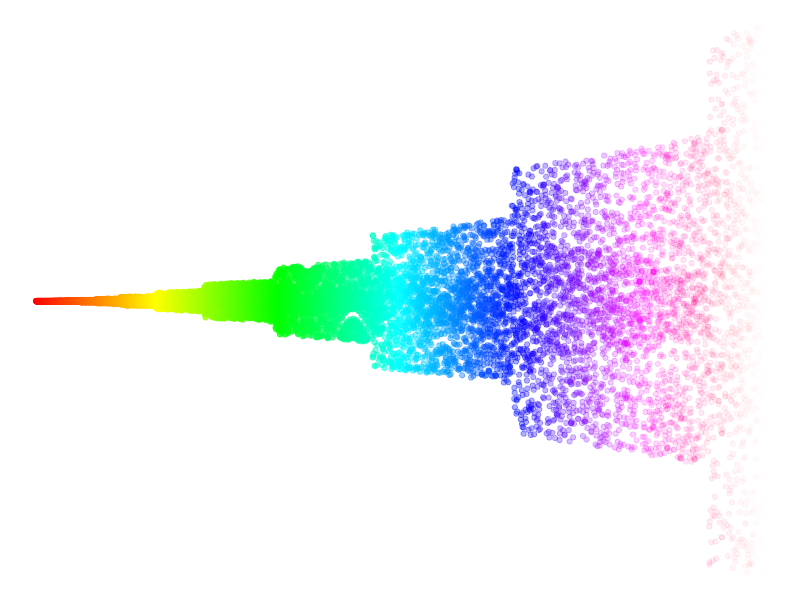
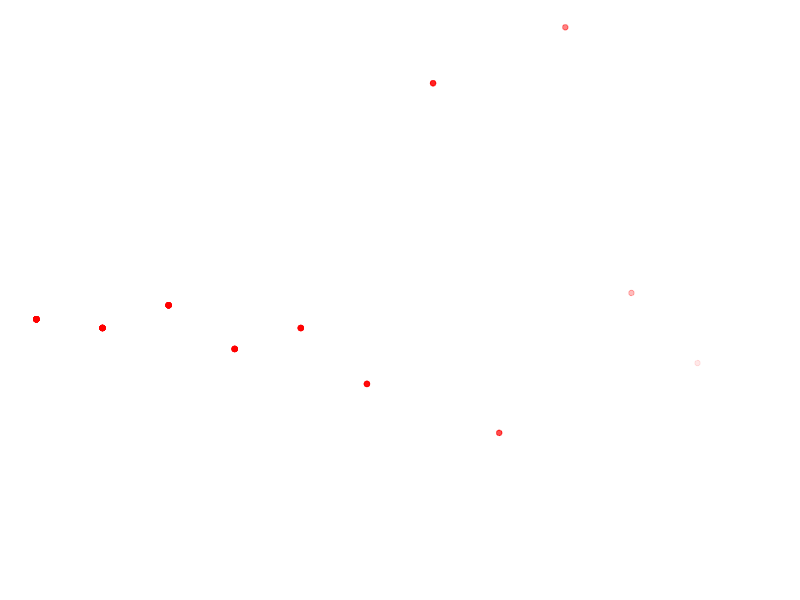
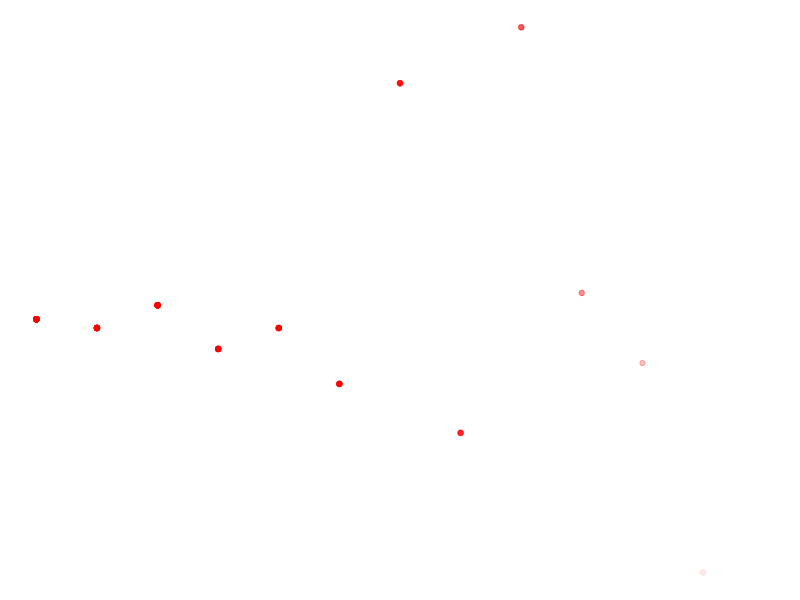
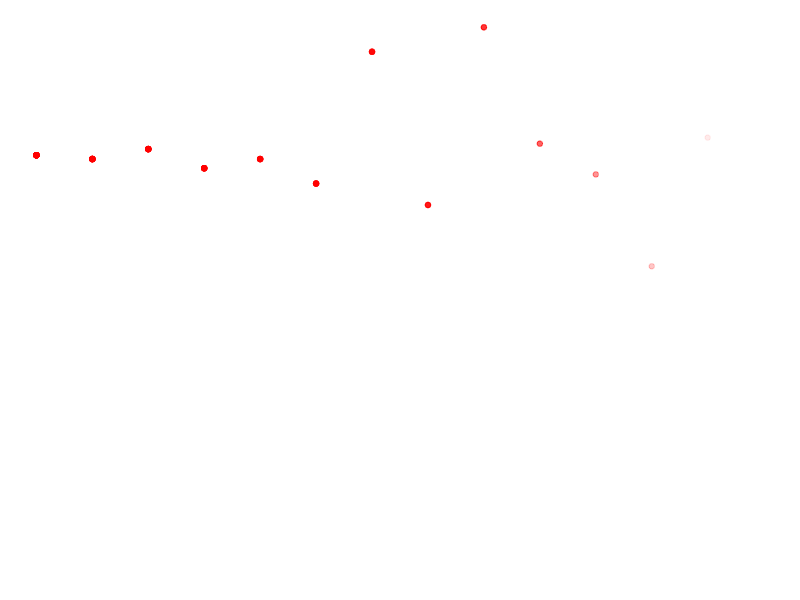
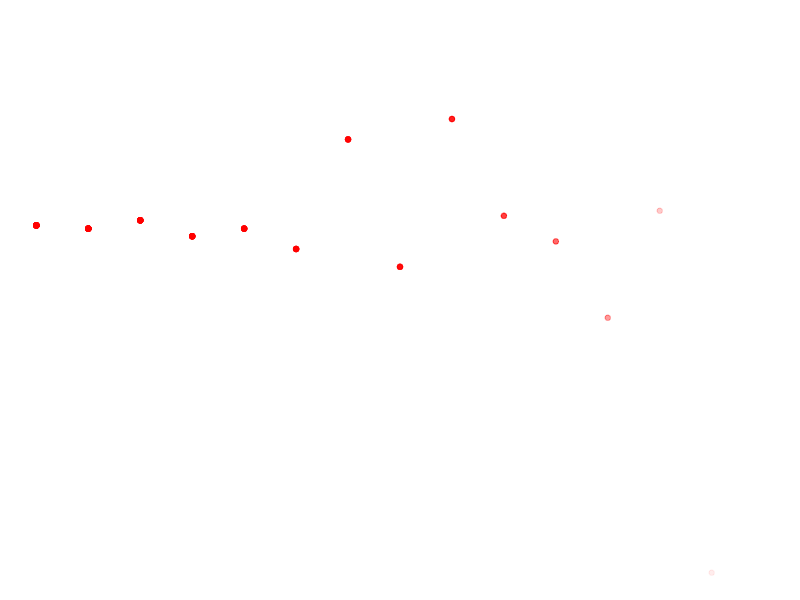

These charts were generated, in order, by the following R code: (Note: this script raises an error after producing the figures.)
library(ggplot2)
N = 10000
df = data.frame(x=1:N, y=sin(pi*(1:N)^2), color=as.numeric(factor(rainbow(N))))
ggplot(aes(x=x,y=y),  data=df) +
  geom_point(color=rainbow(N), alpha=seq(1,0, length.out=N)) +
  # geom_path(color=rainbow(N)) +
  theme_void()

g = ggplot(aes(x=x,y=y),  data=df) +
  geom_point(color=rainbow(N), alpha=seq(1,0, length.out=N)) +
  # geom_path(color=rainbow(N)) +
  theme_void()


g = ggplot(aes(x=x,y=y),  data=df) +
  theme_void()
# g

for (i in 1:100){
  g = g + geom_point(color=rainbow(1:i), alpha=seq(1,0, length.out=i), data=df[1:i,])
  print(g)
}

library(gganimate)
g = ggplot(aes(x=x,y=y, frame=x),  data=df[1:100,]) +
  theme_void()

gganimate(g)


# library(ggplot2)
# library(magick)
# img <- image_graph(res = 96)
# datalist <- split(gapminder, gapminder$year)
# out <- lapply(datalist, function(data){
#   p <- ggplot(data, aes(gdpPercap, lifeExp, size = pop, color = continent)) +
#     scale_size("population", limits = range(gapminder$pop)) +
#     scale_x_log10(limits = range(gapminder$gdpPercap)) +
#     geom_point() + ylim(20, 90) + ggtitle(data$year) + theme_classic()
#   print(p)
# })
# dev.off()
# animation <- image_animate(img, fps = 2)
# image_write(animation, "animation.gif")


library(ggplot2)
library(magick)

N = 10000
df0 = data.frame(x=1:N, 
                 y=sin(pi*(1:N)^2), 
                 color=as.numeric(factor(rainbow(N))),
                 splitter = rep(1:10, e=N/10),
                 alpha_seq = seq(.75,0, length.out=N),
                 bow_seq = rainbow(N)
                 )


# N = 1000
dlist = split(df0, df0$splitter)
g = ggplot(aes(x=x,y=y, frame=x),  data=df0) +
  xlim(c(min(df0$x), max(df0$x))) +  # do a separate version without this
  ylim(c(min(df0$y), max(df0$y))) +
  theme_void()

# also do one of just dlist10

system.time({
img <- image_graph(res = 96)
for (i in 1:length(dlist)){
  g = g + 
    # ggplot(aes(x=x,y=y),  data=dlist[[i]]) +
    geom_point(aes(color=I(bow_seq), alpha=I(alpha_seq)),  data=dlist[[i]], show.legend=F)
  print(g)
}
dev.off()

animation <- image_animate(img, fps = 5)
image_write(animation, "diffuser_right.gif")
})


dlist = split(df0, df0$splitter)
glr = ggplot(aes(x=x,y=y, frame=x),  data=df0) +
  xlim(c(min(df0$x), max(df0$x))) +  
  ylim(c(min(df0$y), max(df0$y))) +
  theme_void()
grl = ggplot(aes(x=x,y=y, frame=x),  data=df0) +  # nice
  xlim(c(min(df0$x), max(df0$x))) +  
  ylim(c(min(df0$y), max(df0$y))) +
  scale_x_reverse() +
  theme_void()

gbt = ggplot(aes(x=x,y=y, frame=x),  data=df0) +
  xlim(c(min(df0$x), max(df0$x))) +  
  ylim(c(min(df0$y), max(df0$y))) +
  coord_flip() +
  theme_void()
gtb = ggplot(aes(x=x,y=y, frame=x),  data=df0) +
  xlim(c(min(df0$x), max(df0$x))) +  
  ylim(c(min(df0$y), max(df0$y))) +
  scale_y_reverse() +
  theme_void()

img <- image_graph(res = 96)
for (i in 1:length(dlist)){
  g = grl + 
    # ggplot(aes(x=x,y=y),  data=dlist[[i]]) +
    geom_point(aes(color=I(bow_seq), alpha=I(alpha_seq)),  data=dlist[[i]], show.legend=F)
  print(g)
}
dev.off()

animation <- image_animate(img, fps = 5)
image_write(animation, "diffuser_left.gif")




diffuser = function(datalist, gbase, bow_seq, alpha_seq, fname='diffuser.gif') {
    img = image_graph(res = 96)
    for (i in 1:length(dlist)){
      g = g + 
        # ggplot(aes(x=x,y=y),  data=dlist[[i]]) +
        geom_point(aes(color=I(bow_seq), alpha=I(alpha_seq)),  data=dlist[[i]], show.legend=F)
      print(g)
    }
    dev.off()
    
    animation <- image_animate(img, fps = 5)
    image_write(animation, fname)
}

diffuser()
